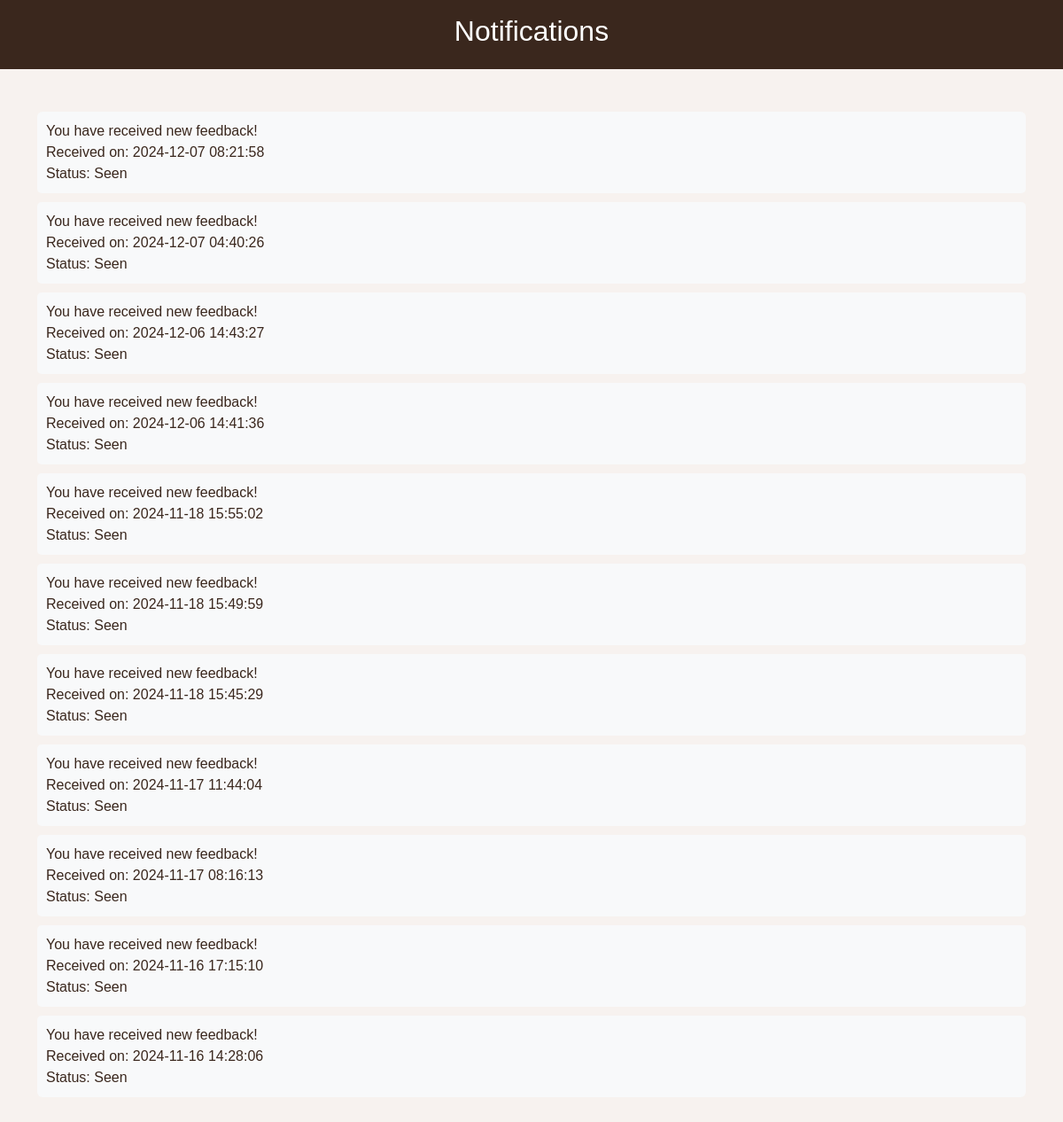
Screenshot of /notifications.php (signed in) with the database file from the repository.
### tables this page shows
CREATE TABLE `notifications` (
  `notification_id` int(11) NOT NULL,
  `teacher_id` int(11) NOT NULL,
  `message` text NOT NULL,
  `seen` tinyint(1) DEFAULT 0,
  `created_at` timestamp NOT NULL DEFAULT current_timestamp()
);

### notifications.php (the view, shortened to what this page needs)
<?php
include('db_connection.php');
$teacher_id = $_SESSION['teacher_id'];
$query = "SELECT * FROM notifications WHERE teacher_id = ? ORDER BY created_at DESC";
$stmt = $conn->prepare($query);
$stmt->bind_param("i", $teacher_id);
$stmt->execute();
$result = $stmt->get_result();
$notifications = [];
while ($row = $result->fetch_assoc()) {
    $notifications[] = $row;
}
?>
<!DOCTYPE html>
<html lang="en">
<head>
    <link href="https://cdn.jsdelivr.net/npm/bootstrap@5.3.0-alpha1/dist/css/bootstrap.min.css" rel="stylesheet">
    <link rel="stylesheet" href="styles.css">
</head>
<body>
    <header class="bg-custom text-white p-3">
        <div class="container">
            <h2>Notifications</h2>
        </div>
    </header>
    <section class="container my-5">
        <ul id="notificationList" class="list-group">
            <?php
            if (count($notifications) > 0) {
                foreach ($notifications as $notification) {
                    echo '<li class="list-group-item notification-item">';
                    echo htmlspecialchars($notification['message']);
                    echo '<br>Received on: ' . htmlspecialchars($notification['created_at']);
                    $seen_status = $notification['seen'] ? 'Seen' : 'Unseen';
                    echo '<br>Status: ' . $seen_status;
                    echo '</li>';
                }
            } else {
                echo '<li class="list-group-item notification-item">No notifications available.</li>';
            }
            ?>
        </ul>
    </section>
</body>
</html>

### styles.css (style rules this page uses)
body { font-family: Arial, sans-serif; background-color: #f2e6d9; color: #3a271d; }
.bg-custom { background-color: #3a271d; }
.text-white { color: #ffffff; }
header, footer { background-color: #a97c56; color: white; text-align: center; padding: 15px; }
body { background-color: #f7f2ef; font-family: Arial, sans-serif; }
.list-group-item { background-color: #a97c56; color: white; border: none; }
.notification-item { color: #3a271d; background-color: #f8f9fa; padding: 10px; border-radius: 5px; margin-bottom: 10px; }

### rows the page displays
notifications: message "You have received new feedback!", created_at "2024-12-07 08:21:58", seen "Seen"
notifications: message "You have received new feedback!", created_at "2024-12-07 04:40:26", seen "Seen"
notifications: message "You have received new feedback!", created_at "2024-12-06 14:43:27", seen "Seen"
notifications: message "You have received new feedback!", created_at "2024-12-06 14:41:36", seen "Seen"
notifications: message "You have received new feedback!", created_at "2024-11-18 15:55:02", seen "Seen"
notifications: message "You have received new feedback!", created_at "2024-11-18 15:49:59", seen "Seen"
notifications: message "You have received new feedback!", created_at "2024-11-18 15:45:29", seen "Seen"
notifications: message "You have received new feedback!", created_at "2024-11-17 11:44:04", seen "Seen"
notifications: message "You have received new feedback!", created_at "2024-11-17 08:16:13", seen "Seen"
notifications: message "You have received new feedback!", created_at "2024-11-16 17:15:10", seen "Seen"
notifications: message "You have received new feedback!", created_at "2024-11-16 14:28:06", seen "Seen"
